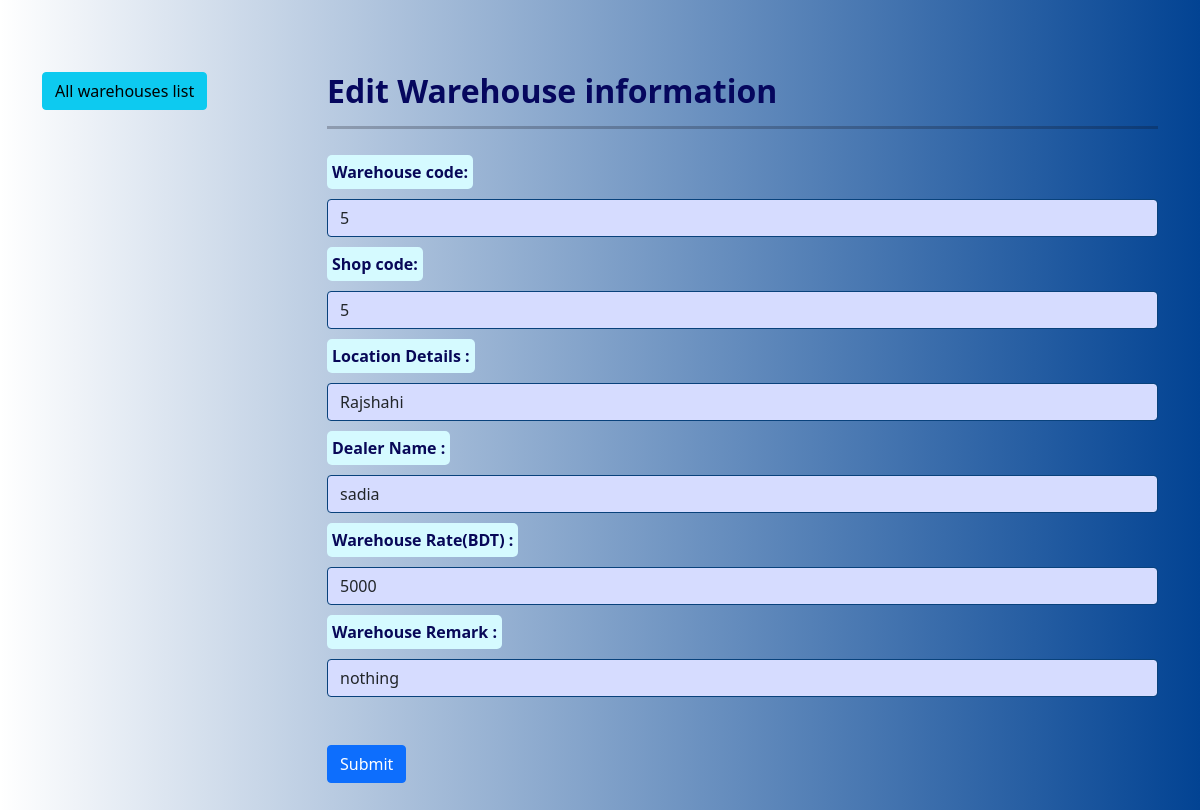
Page /edit_warehouse.php?id=5 on the committed database.
### tables this page shows
CREATE TABLE `warehouse` (
  `warehouse_code` int(11) NOT NULL,
  `uid` int(11) NOT NULL,
  `shop_code` int(11) NOT NULL,
  `location` varchar(50) NOT NULL,
  `dealer_name` varchar(40) NOT NULL,
  `rate` int(11) NOT NULL,
  `remark` varchar(255) NOT NULL
);

### edit_warehouse.php (the view, shortened to what this page needs)
<?php
include("includes/db.php");
   $id= $_GET['id'];
  $sql="SELECT * FROM warehouse where warehouse_code=$id";
  $result=mysqli_query($conn,$sql);
  $std=mysqli_fetch_assoc($result);
?>
<!doctype html>
<html lang="en">
  <head>
    <link href="https://cdn.jsdelivr.net/npm/bootstrap@5.0.0-beta2/dist/css/bootstrap.min.css" rel="stylesheet">
  </head>
  <body style="background-image: linear-gradient(to right, rgba(255,0,0,0), rgb(2 67 147));">
    <br><br><br>
    <div class="container">
      <div class="row">
        <div class="col-md-3">
          <a class="btn btn-info mb-2" href="show_all_warehouse.php">All warehouses list</a>
          <br><br><br><br><br>
        </div>
        <div class="col-md-9">
          <h2>Edit Warehouse information</h2>
          <hr>
          <form action="edit1_warehouse.php?id=<?php echo $id ?>" method="POST">
            <div class="form-group">
              <label>Warehouse code:</label>
              <input required type="text" class="form-control" name="w_code" placeholder="Warehouse code" value="<?php echo $std['warehouse_code'] ?>">
            </div>
             <div class="form-group">
              <label>Shop code:</label>
              <input required type="text" class="form-control" name="shop_code" placeholder="Shop code" value="<?php echo $std['shop_code'] ?>">
            </div>
             <div class="form-group">
              <label>Location Details :</label>
              <input type="text" class="form-control" name="location" placeholder="Location Details" value="<?php echo $std["location"] ?>">
            </div>
             <div class="form-group">
              <label>Dealer Name :</label>
              <input  type="text" class="form-control" name="dealer_name" placeholder="Dealer Name" value="<?php echo $std["dealer_name"] ?>">
            </div>
             <div class="form-group">
              <label>Warehouse Rate(BDT) :</label>
              <input type="text" class="form-control" name="rate" placeholder="Warehouse Rate(BDT) " value="<?php echo $std['rate'] ?>">
            </div>
                     <div class="form-group">
              <label>Warehouse Remark :</label>
              <input type="text" class="form-control" name="remark" placeholder="Warehouse remark" value="<?php echo $std['remark'] ?>">
            </div><br>
                    <br>
           <button type="submit" class="btn btn-primary">Submit</button><br><br><br><br>
          </form>
        </div>
      </div>
    </div>
  </body>
</html>

### edit_warehouse.php (style rules this page uses)
.form-control { background-color: #d6dcff; border: 1.5px solid #09427c; }
hr { color: #0d0f1a; padding: 1.2px; }
label { background-color: #d5faff; color: #080858; border-radius: 5px; font-weight: bold; padding: 5px; margin: 10px 0; }
h2 { font-weight: bold; color: #06075e; }

### rows in the picture
warehouse: w_code "5", shop_code "5", location "Rajshahi", dealer_name "sadia", rate "5000", remark "nothing"
